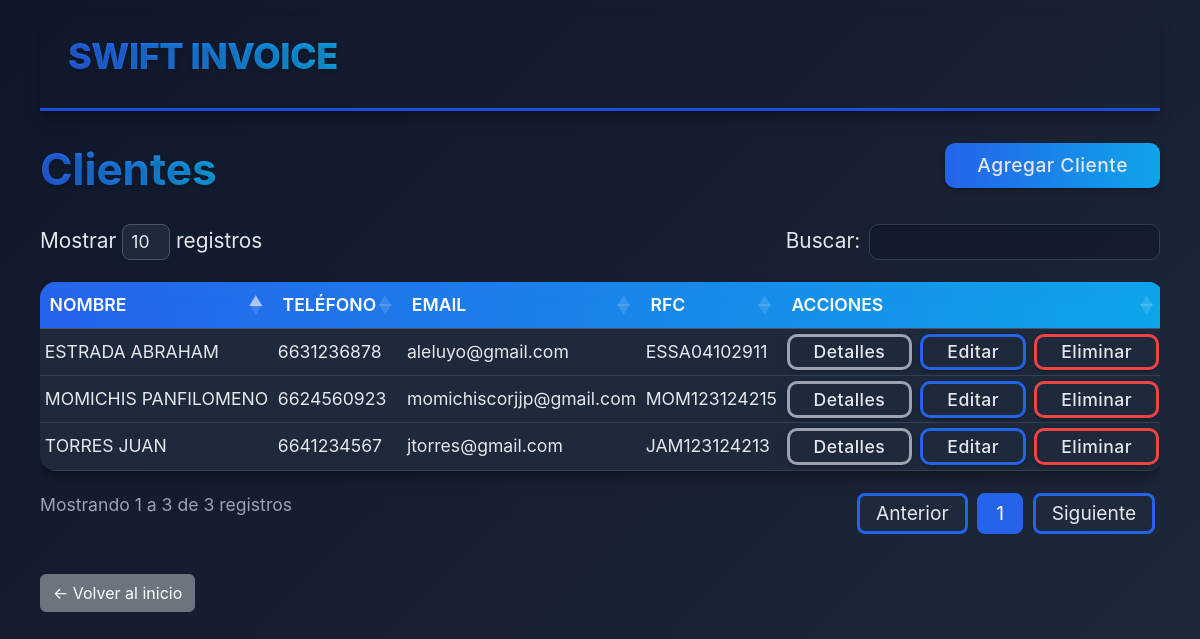
/modules/clients/index.php (signed in), run on the app's committed database.
### tables this page shows
CREATE TABLE `clients` (
  `id` int(11) NOT NULL,
  `first_name` varchar(50) NOT NULL,
  `last_name` varchar(50) NOT NULL,
  `mother_last_name` varchar(50) DEFAULT NULL,
  `phone` varchar(20) DEFAULT NULL,
  `email` varchar(100) DEFAULT NULL,
  `rfc` varchar(13) DEFAULT NULL,
  `address` text DEFAULT NULL,
  `created_at` timestamp NOT NULL DEFAULT current_timestamp()
);

### modules/clients/index.php (the view, shortened to what this page needs)
<?php
require_once '../../includes/header.php';
$db = new Database();
$conn = $db->connect();
$stmt = $conn->query("SELECT * FROM clients ORDER BY last_name, first_name");
$clients = $stmt->fetchAll(PDO::FETCH_ASSOC);
?>
<!DOCTYPE html>
<html lang="es">
<head>
    <link href="https://cdn.jsdelivr.net/npm/bootstrap@5.3.0/dist/css/bootstrap.min.css" rel="stylesheet">
    <link rel="stylesheet" href="/swift_invoice/assets/css/tableClients.css">
    <link rel="stylesheet" href="https://cdn.datatables.net/1.13.6/css/dataTables.bootstrap5.min.css">
</head>
<body>
    <nav class="navbar navbar-expand navbar-custom py-2 sticky-top">
        <div class="container-fluid">
            <a class="navbar-brand navbar-brand-custom ms-3" href="/swift_invoice">SWIFT INVOICE</a>
        </div>
    </nav>
    <div class="card-header d-flex justify-content-between align-items-center">
        <h2 class="card-title">Clientes</h2>
        <a href="create.php" class="btnAgregar">Agregar Cliente</a>
    </div>
    <main>
        <?php if (empty($clients)): ?>
            <p>No hay clientes registrados.</p>
        <?php else: ?>
            <div class="table-responsive">
                <table id="clientesTable" class="styled-table display nowrap">
                    <thead>
                        <tr>
                            <th>Nombre</th>
                            <th>Teléfono</th>
                            <th>Email</th>
                            <th>RFC</th>
                            <th>Acciones</th>
                        </tr>
                    </thead>
                    <tbody>
                        <?php foreach ($clients as $client): ?>
                            <tr>
                                <td><?php echo htmlspecialchars($client['last_name'] . ' ' . $client['first_name']); ?></td>
                                <td><?php echo htmlspecialchars($client['phone'] ?? '-'); ?></td>
                                <td><?php echo htmlspecialchars($client['email'] ?? '-'); ?></td>
                                <td><?php echo htmlspecialchars($client['rfc'] ?? '-'); ?></td>
                                <td>
                                    <div class="d-flex gap-2">
                                        <a href="view.php?id=<?php echo $client['id']; ?>" class="btnDetails">Detalles</a>
                                        <a href="edit.php?id=<?php echo $client['id']; ?>" class="btnEdit">Editar</a>
                                        <button class="btnDelete"
                                            onclick="confirmDelete(<?php echo $client['id']; ?>)">Eliminar</button>
                                    </div>
                                </td>
                            </tr>
                        <?php endforeach; ?>
                    </tbody>
                </table>
            </div>
        <?php endif; ?>
        <div class="d-flex justify-content-start mt-4">
            <a href="/swift_invoice/" class="btn btn-secondary">← Volver al inicio</a>
        </div>
    </main>
</body>
</html>
<?php
require_once '../../includes/footer.php';
?>

### assets/css/main.css (style rules this page uses)
:root { --primary: #2563eb; --primary-dark: #1d4ed8; --secondary: #0ea5e9; --text: #e5e7eb; --text-light: #9ca3af; --bg-dark: #0f172a; --card-bg: #1e293b; --border: #334155; --danger: #ef4444; --shadow: 0 10px 15px -3px rgba(0, 0, 0, 0.3), 0 4px 6px -4px rgba(0, 0, 0, 0.3); }
body { font-family: 'Segoe UI', Tahoma, Geneva, Verdana, sans-serif; margin: 0; padding: 0; background-color: var(--bg-dark); color: var(--text); }
.card-title { font-size: 1.3rem; font-weight: 700; margin: 0; margin-bottom: 0.5rem; }

### assets/css/dashboard.css (style rules this page uses)
:root { --primary: #2563eb; --secondary: #0ea5e9; --text: #e5e7eb; --text-light: #9ca3af; --bg-dark: #0f172a; --bg-darker: #020617; --card-bg: #1e293b; --card-hover: #334155; --border-dark: #334155; --shadow: 0 10px 32px 0 rgba(20, 30, 45, 0.45); --shadow-hover: 0 16px 36px 0 rgba(37,99,235,0.19); --radius-lg: 1.7rem; --radius-xl: 2.5rem; }
body, .dashboard-container { background: linear-gradient(135deg, #0f172a 0%, #1e293b 100%) !important; min-height: 100vh; color: var(--text); }
.card-title { font-size: 1.55rem; font-weight: 700; margin-bottom: 1rem; color: var(--text); }

### data on the page
clients: last_name+first_name "ESTRADA ABRAHAM", phone "6631236878", email "aleluyo@gmail.com", rfc "ESSA04102911"
clients: last_name+first_name "MOMICHIS PANFILOMENO", phone "6624560923", email "momichiscorjjp@gmail.com", rfc "MOM123124215"
clients: last_name+first_name "TORRES JUAN", phone "6641234567", email "jtorres@gmail.com", rfc "JAM123124213"
